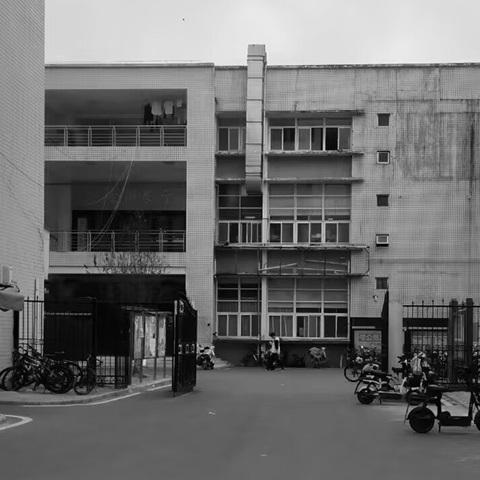
#> input picture DIP/images/school_gray.jpg, 480 x 480 px, found by its file name
$ python 'kirsch算子边缘检测.py'
#> lines starting #> are read from the running program, lines starting #| are printed output that depends on the picture; after the words box and inside, x2 and y2 are one past the last pixel; in counts of white or black regions, pixels touching at a corner belong together
import cv2 as cv
import matplotlib.pyplot as plt
import numpy as np

# 载入灰度图像
img_clean = cv.imread('school_gray.jpg', cv.IMREAD_GRAYSCALE)
#> img_clean is the input picture: shape (480, 480); min 0, max 255, mean 107.4

# Kirsch 算子的8个方向卷积核
m1 = np.array([[5, 5, 5], [-3, 0, -3], [-3, -3, -3]])
m2 = np.array([[-3, 5, 5], [-3, 0, 5], [-3, -3, -3]])
m3 = np.array([[-3, -3, 5], [-3, 0, 5], [-3, -3, 5]])
m4 = np.array([[-3, -3, -3], [-3, 0, 5], [-3, 5, 5]])
m5 = np.array([[-3, -3, -3], [-3, 0, -3], [5, 5, 5]])
m6 = np.array([[-3, -3, -3], [5, 0, -3], [5, 5, -3]])
m7 = np.array([[5, -3, -3], [5, 0, -3], [5, -3, -3]])
m8 = np.array([[5, 5, -3], [5, 0, -3], [-3, -3, -3]])

filterlist = [m1, m2, m3, m4, m5, m6, m7, m8]  # 将各个方向的卷积核放到一起，便于统一操作

# 建立三维数组，第0维表示各个方向卷积后的值
filtered_list = np.zeros((8, img_clean.shape[0], img_clean.shape[1]))

# 对8个方向进行卷积处理
for k in range(8):
    out = cv.filter2D(img_clean, cv.CV_16S, filterlist[k])  # 自定义卷积操作
    filtered_list[k] = out
#> this loop made 8 passes
#> pass 1, `out = cv.filter2D(img_clean, cv.CV_16S, filterlist[k])`:
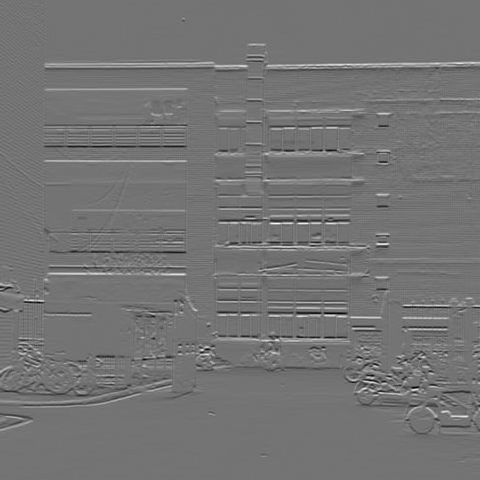
#> out: shape (480, 480) int16; min -2075, max 2485, mean 5.8; drawn with min black and max white
#> pass 2, `out = cv.filter2D(img_clean, cv.CV_16S, filterlist[k])`:
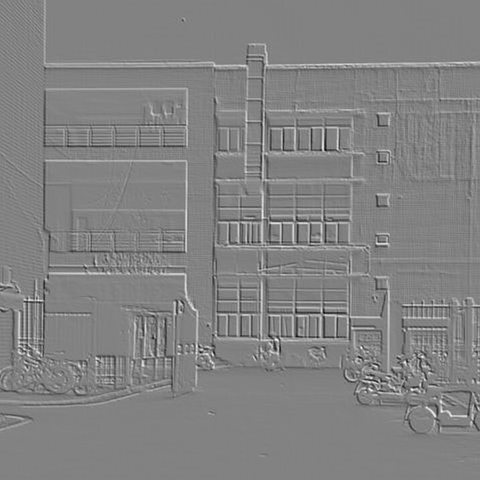
#> out: shape (480, 480) int16; min -2013, max 1924, mean 3.5; drawn with min black and max white
#> pass 3, `out = cv.filter2D(img_clean, cv.CV_16S, filterlist[k])`:
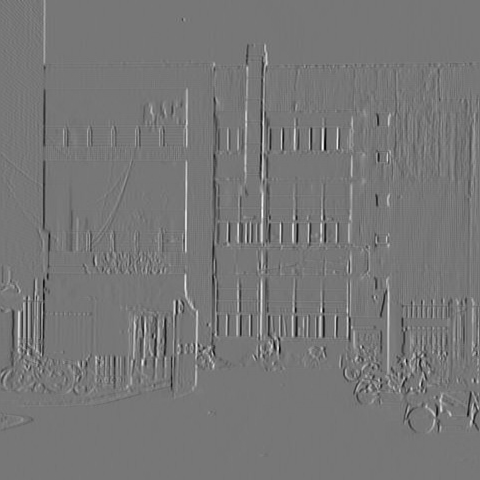
#> out: shape (480, 480) int16; min -2162, max 2466, mean -0.6; drawn with min black and max white

# 取八个方向中的最大值，作为图像该点的新的像素值
final = np.max(filtered_list, axis=0)
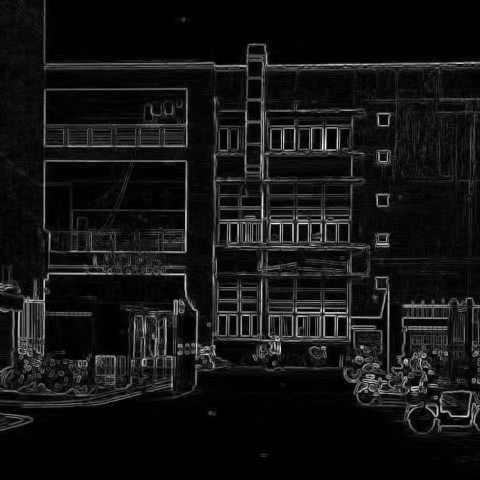
#> final: shape (480, 480) float64; min 0, max 2485, mean 195.3; drawn with min black and max white
final[final >= 255] = 255  # 令像素值大于255的点等于255
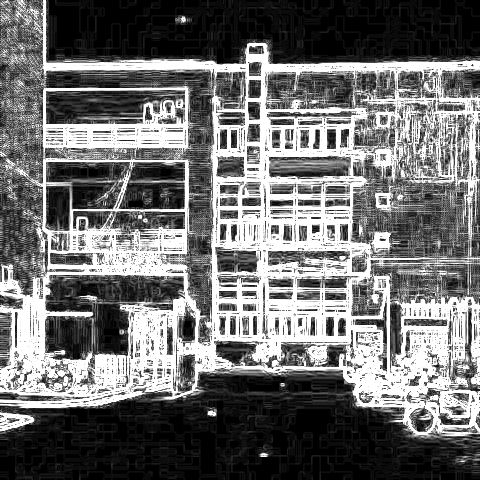
#> final: shape (480, 480) float64; min 0, max 255, mean 111.2
final[final < 255] = 0  # 令像素值小于255的点等于0
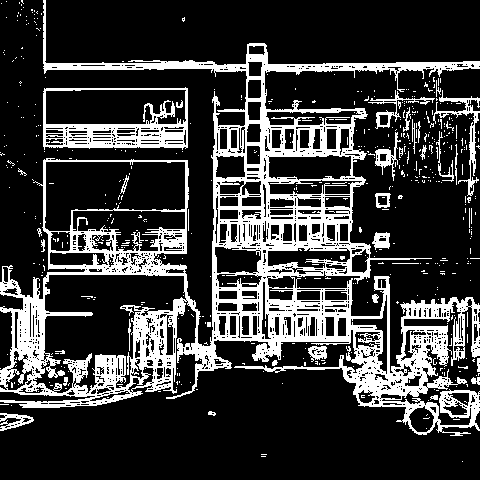
#> final: shape (480, 480) float64; 22.5% white; 540 white regions (504 under 20 px), largest, box (x1, y1, x2, y2) and area: (0, 0, 480, 436) 43503, (43, 87, 188, 150) 3454, (433, 90, 480, 196) 764

# 显示原图和边缘检测结果
fig = plt.figure(figsize=(10, 5))
fig.set(alpha=0.2)
plt.subplot2grid((1, 2), (0, 0))
plt.imshow(img_clean, cmap='gray')  # 显示原始图像

plt.subplot2grid((1, 2), (0, 1))
plt.imshow(final, cmap='gray')  # 显示经过 Kirsch 算子处理后的图像

plt.show()
